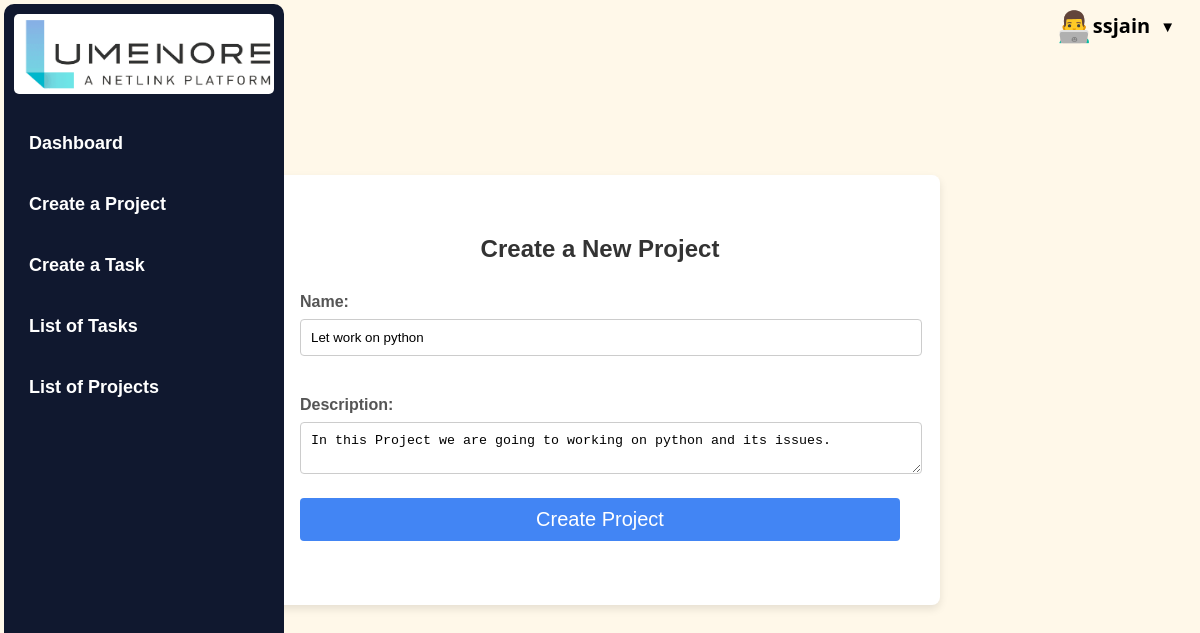
Screenshot of /apps/project/36/edit/ (signed in) with the database file from the repository.
### taskmanager/models.py (models this page shows, shortened)
class UserProfile(AbstractBaseUser, PermissionsMixin):
    username = models.CharField(max_length=30, unique=True)
    name = models.CharField(max_length=100, help_text="Required. Enter your full name.")
    email = models.EmailField(unique=True)
    is_active = models.BooleanField(default=True)
    is_staff = models.BooleanField(default=False)
    USERNAME_FIELD = "username"
    REQUIRED_FIELDS = ["email"]
    objects = UserProfileManager()

class Project(models.Model):
    ticket_projectid = models.AutoField(primary_key=True)
    name = models.CharField(max_length=100)
    description = models.TextField()
    owner = models.ForeignKey(
        UserProfile, on_delete=models.SET_NULL, related_name="project_owner", null=True
    )

### taskmanager/views.py (the view, shortened to what this page needs)
# urls.py: path('<str:task>/<int:pk>/edit/', views.update, name='edit'),
@login_required(login_url="login")
def update(req, task, pk):
    match task:
        case "ticket":
            obj = Ticket.objects.get(ticketid=pk)
            username = obj.reporter.username
            form_class = TicketForm
            id = obj.ticketid
        case "project":
            obj = Project.objects.get(ticket_projectid=pk)
            form_class = ProjectForm
            username = obj.owner.username
            id = obj.ticket_projectid
    if req.user.username != username:
        return HttpResponse("Your are not allowed here!!")
    form = form_class(instance=obj)
    context = {"obj": obj, "form": form, "id": id}
    html = f"create_{task}.html"
    return render(req, html, context)

### taskmanager/forms.py
class ProjectForm(forms.ModelForm):
    class Meta:
        model = Project
        fields = ('name', 'description')
        widgets = {
          'description': forms.Textarea(attrs={'rows':2, 'cols':35}),
        }

### templates/create_project.html (shortened to what this page needs)
{% extends 'base.html' %}
{% block content %}
  <div class="project-form">
    <h2>Create a New Project</h2>
    <form method="post">
      <div class="form-group">
        {{ form.name.label_tag }}
        {{ form.name }}
      </div>
      <div class="form-group">
        {{ form.description.label_tag }}
        {{ form.description }}
      </div>
      <button type="submit" class="btn btn-primary" >Create Project</button>
    </form>
  </div>
{% endblock %}

### templates/navbar.html (shortened to what this page needs)
<li class="user-info">
    <div class="user-details" onclick="toggleDropdown()">
        <span class="user-icon">👨‍💻</span>
        <span class="user-name">{{ request.user.username }}</span>
        <span class="dropdown-arrow">▼</span>
    </div>
</li>

### apps/static/styles/style.css (style rules this page uses)
body { background-color: #fff8e9; color: #333; font-family: 'Arial', sans-serif; margin: 0; padding: 0; display: flex; flex-direction: column; min-height: 100vh; }
.dropdown-arrow { margin-left: 5px; cursor: pointer; }
.user-info { margin-left: auto; position: relative; }
.user-details { cursor: pointer; display: flex; align-items: center; }
h2 { color: #000000; font-size: 1.5em; font-family: Verdana, Geneva, Tahoma, sans-serif; }
nav ul li { display: inline-block; margin-left: 10px; }
.user-info { position: relative; color: #000000; cursor: pointer; font-family: 'Segoe UI', Tahoma, Geneva, Verdana, sans-serif; }
.user-details { display: flex; align-items: center; margin-right: 20px; }
.user-info .user-name { font-weight: bold; margin-right: 5px; }
.user-info .dropdown-arrow { font-size: 15px; }
.user-icon { font-size: 30px; }
.user-info, .profile-icon, .logout-icon { font-size: 20px; margin-right: 5px; }
form { display: flex; flex-direction: column; }
label { margin-top: 10px; color: #666; }
input { padding: 10px; margin-bottom: 10px; border: 1px solid #ddd; border-radius: 4px; }
button { background-color: #4CAF50; color: #fff; padding: 10px; border: none; border-radius: 4px; cursor: pointer; }
.project-form { background-color: #fff; padding: 40px 40px; box-shadow: 0 4px 8px rgba(0, 0, 0, 0.1); margin: 20px auto; border-radius: 8px; width: 600px; height: 350px; }
.project-form h2 { text-align: center; color: #333; }
.form-group { margin-bottom: 30px; }
.form-group label { display: block; margin-bottom: 8px; font-weight: bold; color: #555; }
.form-group input, .form-group textarea { width: 100%; padding: 10px; border: 1px solid #ccc; border-radius: 4px; }
button { background-color: #4285f4; color: #fff; padding: 10px 19px; border: none; border-radius: 4px; cursor: pointer; font-size: 20px }
.form-group { margin-bottom: 20px; }
.form-group input, .form-group textarea, .form-group select { width: 100%; padding: 10px; border: 1px solid #ccc; border-radius: 4px; }
body { font-family: 'Arial', sans-serif; }

### rows the page displays
UserProfile: user.username "ssjain"
Project: name "Let work on python", description "In this Project we are going to working on python and its issues."
